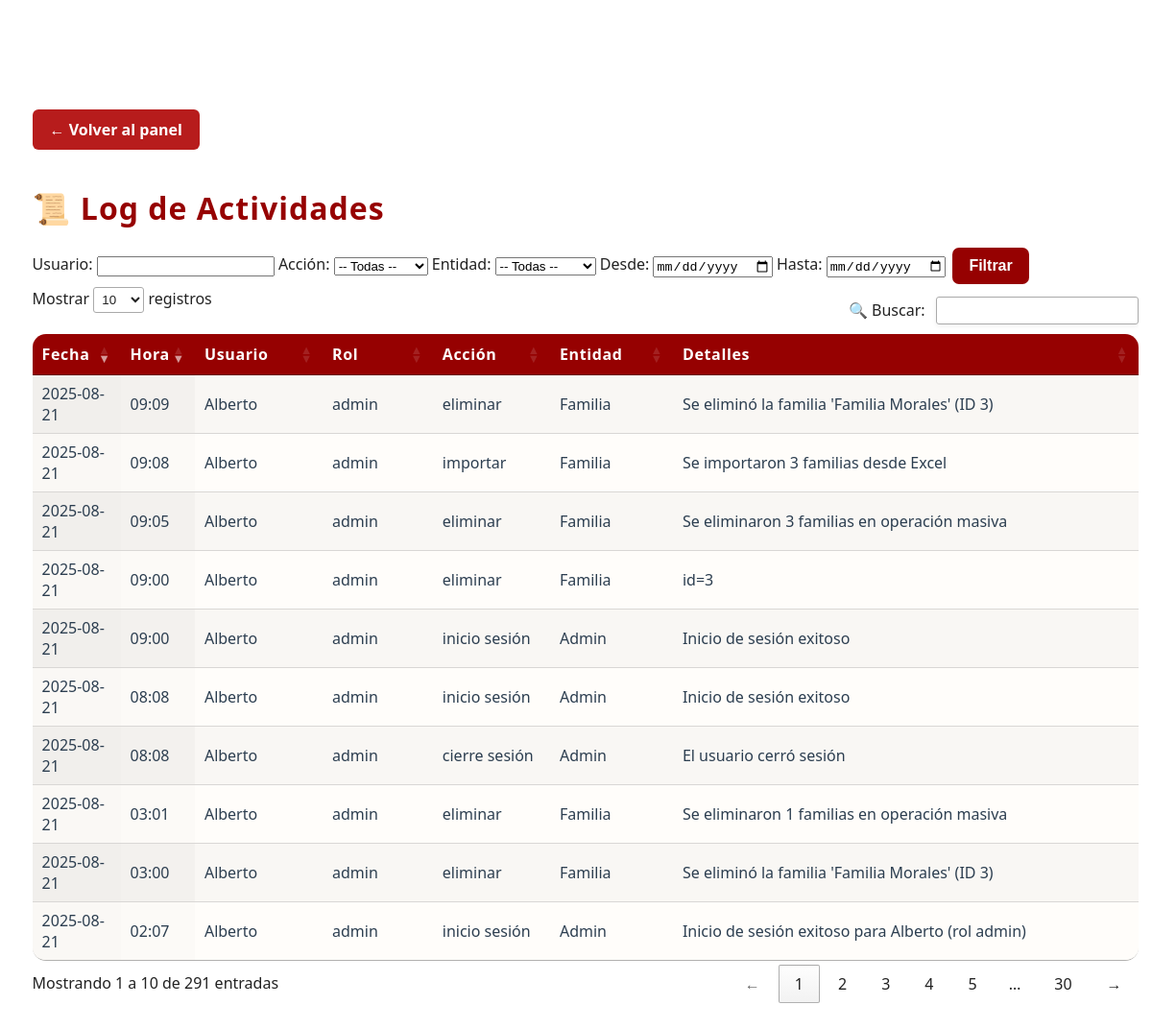
Before: /admin/log (signed in) with the older database file.
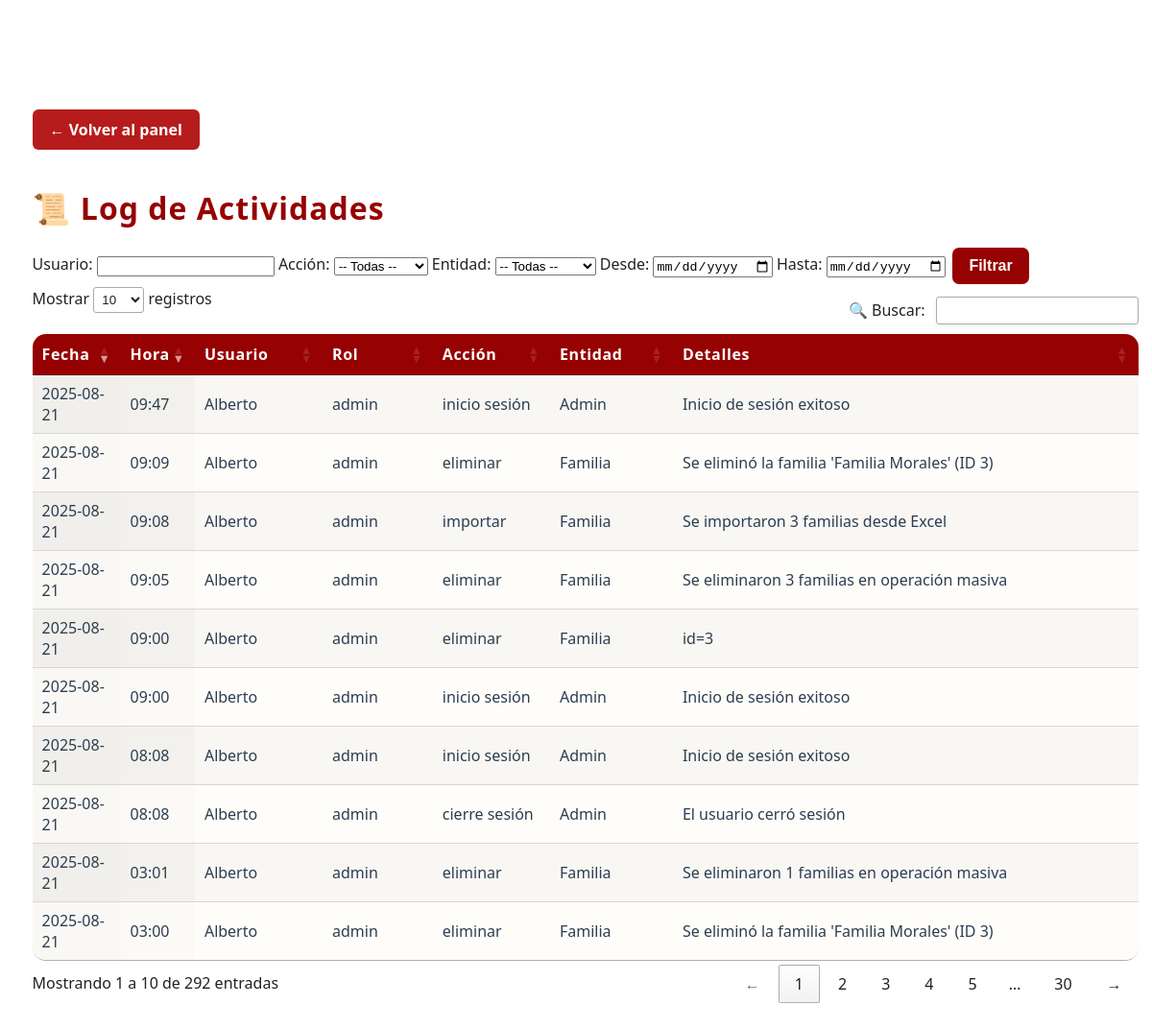
After: the same page with the newer database file.
### app/models.py (models this page shows, shortened)
class LogEntry(db.Model):
    __tablename__ = 'log_entries'
    id = db.Column(db.Integer, primary_key=True)
    timestamp = db.Column(
        db.DateTime,
        default=lambda: datetime.now(pytz.timezone('America/Merida')).replace(tzinfo=None),
        nullable=False
    )
    user = db.Column(db.String(64), nullable=False)
    role = db.Column(db.String(32), nullable=False)
    action = db.Column(db.String(32), nullable=False)   # e.g. 'crear', 'editar', 'eliminar', 'login'
    entity = db.Column(db.String(32), nullable=False)   # e.g. 'Familia', 'EventoQR', 'Admin'
    details = db.Column(db.Text, nullable=True)         # Descripción detallada

### app/routes.py (the view)
@app.route("/admin/log")
@login_requerido_admin
def log():
    usuario     = request.args.get("usuario", "")
    accion      = request.args.get("accion", "")
    entidad     = request.args.get("entidad", "")
    fecha_desde = request.args.get("desde", "")
    fecha_hasta = request.args.get("hasta", "")
    q = LogEntry.query
    if usuario:
        q = q.filter(LogEntry.user.ilike(f"%{usuario}%"))
    if accion:
        q = q.filter(LogEntry.action == accion)
    if entidad:
        q = q.filter(LogEntry.entity == entidad)
    if fecha_desde:
        dt = datetime.strptime(fecha_desde, "%Y-%m-%d")
        q = q.filter(LogEntry.timestamp >= dt)
    if fecha_hasta:
        dt = datetime.strptime(fecha_hasta, "%Y-%m-%d") + timedelta(hours=23, minutes=59, seconds=59)
        q = q.filter(LogEntry.timestamp <= dt)
    entries = q.order_by(LogEntry.timestamp.desc()).all()
    local_tz = pytz.timezone("America/Mexico_City")
    for e in entries:
        e.local_ts = e.timestamp.replace(tzinfo=pytz.utc).astimezone(local_tz)
    return render_template("log.html", entries=entries)

### app/__init__.py (called while the page is built)
@app.before_request
def mantener_sesion_activa():
    session.permanent = True

@app.template_filter('localtime')
def localtime_filter(utc_dt):
    if utc_dt is None:
        return ''
    local_tz = pytz.timezone('America/Mexico_City')
    if utc_dt.tzinfo is None:
        utc_dt = pytz.utc.localize(utc_dt)
    return utc_dt.astimezone(local_tz).strftime('%Y-%m-%d %H:%M')

### app/routes.py (called while the page is built, shortened)
def login_requerido_admin(f):
    @wraps(f)
    def decorada(*args, **kwargs):
        if "admin_id" not in session:
            return redirect(url_for("login"))
        return f(*args, **kwargs)
    return decorada

@app.before_request
def refrescar_timeout():
    if "admin_id" in session:
        now = datetime.utcnow()
        last = session.get("last_activity", now)
        if hasattr(last, "tzinfo") and last.tzinfo is not None:
            last = last.astimezone(timezone.utc).replace(tzinfo=None)
        session["last_activity"] = now

### app/templates/log.html (shortened to what this page needs)
<!DOCTYPE html>
<html lang="es">
<head>
    <link rel="stylesheet" href="{{ url_for('static', filename='css/admin.css') }}">
    <link rel="stylesheet" href="https://cdn.datatables.net/1.13.6/css/jquery.dataTables.min.css">
</head>
<body>
    <div class="admin-contenedor">
        <a href="{{ url_for('panel_admin') }}" class="btn-volver" style="margin-bottom:1.1em; display:inline-block;">← Volver al panel</a>
        <h1 style="margin-bottom:0.5em;">📜 Log de Actividades</h1>
        <form method="GET" class="log-filter-form">
            <div class="log-filter-row">
                <label>Usuario:</label>
                <input type="text" name="usuario" value="{{ request.args.get('usuario','') }}">
                <label>Acción:</label>
                <select name="accion">
                    <option value="">-- Todas --</option>
                </select>
                <label>Entidad:</label>
                <select name="entidad">
                    <option value="">-- Todas --</option>
                </select>
                <label>Desde:</label>
                <input type="date" name="desde" value="{{ request.args.get('desde','') }}">
                <label>Hasta:</label>
                <input type="date" name="hasta" value="{{ request.args.get('hasta','') }}">
                <button type="submit" class="btn btn-primary">Filtrar</button>
            </div>
        </form>
        <div class="table-responsive">
            <table id="tabla-log" class="display stripe" style="width:100%;">
                <thead>
                    <tr>
                        <th>Fecha</th>
                        <th>Hora</th>
                        <th>Usuario</th>
                        <th>Rol</th>
                        <th>Acción</th>
                        <th>Entidad</th>
                        <th>Detalles</th>
                    </tr>
                </thead>
                <tbody>
                    {% for entry in entries %}
                        {% set local = entry.timestamp|localtime %}
                        <tr>
                            <td>{{ local[:10] }}</td>
                            <td>{{ local[11:] }}</td>
                            <td>{{ entry.user }}</td>
                            <td>{{ entry.role }}</td>
                            <td>{{ entry.action }}</td>
                            <td>{{ entry.entity }}</td>
                            <td>{{ entry.details }}</td>
                        </tr>
                    {% endfor %}
                </tbody>
            </table>
        </div>
    </div>
</body>
</html>

### app/static/css/admin.css (style rules this page uses)
:root { --rojo-principal: #ff0000d7; --rojo-profundo: #ffffff; --dorado: rgb(150, 1, 1);; --blanco: #fff; --fondo-crema: #fffdfa; --sombra-roja: #850f0f44; }
a.btn-volver, button.btn-volver { display: inline-block; margin: 20px 0; padding: 10px 18px; background-color: #b71c1c !important; color: white !important; border-radius: 6px; text-decoration: none; font-weight: bold; transition: background-color 0.3s ease, transform 0.1s ease; }
body { font-family: 'Segoe UI', Arial, sans-serif; background: radial-gradient(ellipse at center, var(--rojo-principal) 0%, var(--rojo-profundo) 100%); min-height: 100vh; margin: 0; color: #222; position: relative; }
.admin-contenedor { position: relative; z-index: 5; background: rgba(255,255,255,0.95); backdrop-filter: blur(10px); border-radius: 20px; box-shadow: 0 8px 32px 0 var(--sombra-roja), 0 2px 8px var(--dorado)33; width: 96%; max-width: 1600px; margin: 3.5rem auto 2rem; padding: 2.4rem 2.1rem 2.5rem; }
h1, h2, h3 { color: var(--dorado); font-weight: 700; margin-bottom: 0.8rem; letter-spacing: 1px; text-shadow: 1px 2px 0 var(--rojo-profundo)18; }
.table-responsive { overflow-x: auto; }
table { width: 100%; background: var(--fondo-crema); border-radius: 14px; box-shadow: 0 4px 12px var(--dorado)11; overflow: hidden; margin-top: 1.3em; }
th { background: var(--dorado); color: var(--rojo-profundo); font-weight: 700; letter-spacing: 0.04em; padding: 13px 8px; }
td { background: var(--fondo-crema); color: #2c3e50; padding: 13px 8px; }
button, .btn, .btn-primary { background-color: var(--dorado); color: var(--rojo-profundo); border: none; padding: 10px 17px; border-radius: 7px; cursor: pointer; font-size: 1rem; font-weight: bold; margin: 0.2em; box-shadow: 0 2px 8px var(--rojo-profundo)15; transition: background 0.19s, color 0.19s, transform 0.13s; }

Changed rows visible on the page:
no longer on this page (row unchanged): LogEntry: timestamp "2025-08-21", local "02:07", user "Alberto", role "admin", action "inicio sesión", entity "Admin", details "Inicio de sesión exitoso para Alberto (rol admin)"
added LogEntry: timestamp "2025-08-21", local "09:47", user "Alberto", role "admin", action "inicio sesión", entity "Admin", details "Inicio de sesión exitoso"
Other visible differences:
text written by a page script: "Mostrar registros 🔍 Buscar: Mostrando 1 a 10 de 291 entradas ← 1 2 3 4 5 … 30 →" → "Mostrar registros 🔍 Buscar: Mostrando 1 a 10 de 292 entradas ← 1 2 3 4 5 … 30 →"
